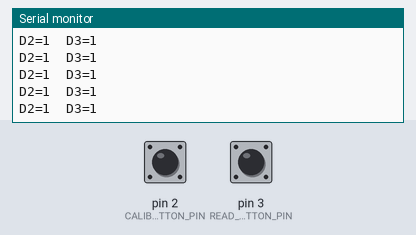
Bench run of a sketch on a simulated Arduino Uno, built with avr-gcc and run on an emulated ATmega328P. Shown: the last lines printed to the serial monitor. Inputs (shaded band) come from the test bench; at power-on: pin 2 (CALIB_BUTTON_PIN) HIGH, pin 3 (READ_BUTTON_PIN) HIGH.

Above: at 2.2 s.
2.3 s: pin 2 (CALIB_BUTTON_PIN) pulled LOW for 0.25 s
At 2.46 s:
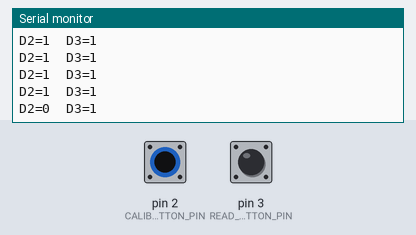
4.0 s: pin 3 (READ_BUTTON_PIN) pulled LOW for 0.25 s
At 4.27 s:
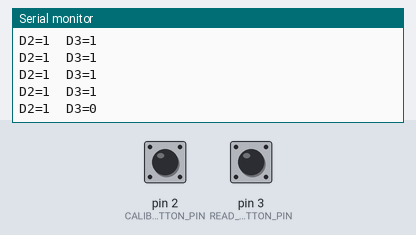

The sketch:

button_check.ino
```cpp
#include <Arduino.h>

// Scanner button wiring: D2 = calibration, D3 = color reading.
// INPUT_PULLUP expects the switch to connect its pin to GND when pressed.
const uint8_t CALIB_BUTTON_PIN = 2;
const uint8_t READ_BUTTON_PIN = 3;

void setup() {
  Serial.begin(9600);
  pinMode(CALIB_BUTTON_PIN, INPUT_PULLUP);
  pinMode(READ_BUTTON_PIN, INPUT_PULLUP);

  delay(1000);
  Serial.println("BUTTON CHECK: D2=calibration, D3=reading");
  Serial.println("Expected: released=1, pressed=0. Hold each button for 2 seconds.");
  Serial.println("No image size or calibration input is required.");
}

void loop() {
  Serial.print("D2=");
  Serial.print(digitalRead(CALIB_BUTTON_PIN));
  Serial.print("  D3=");
  Serial.println(digitalRead(READ_BUTTON_PIN));
  delay(200);
}
```

Measured:
- after the input at 2.3 s, the serial monitor: prints a new line at once (image 1)
- after the input at 4.0 s, the serial monitor: prints a new line after 0.11 s (image 2)
